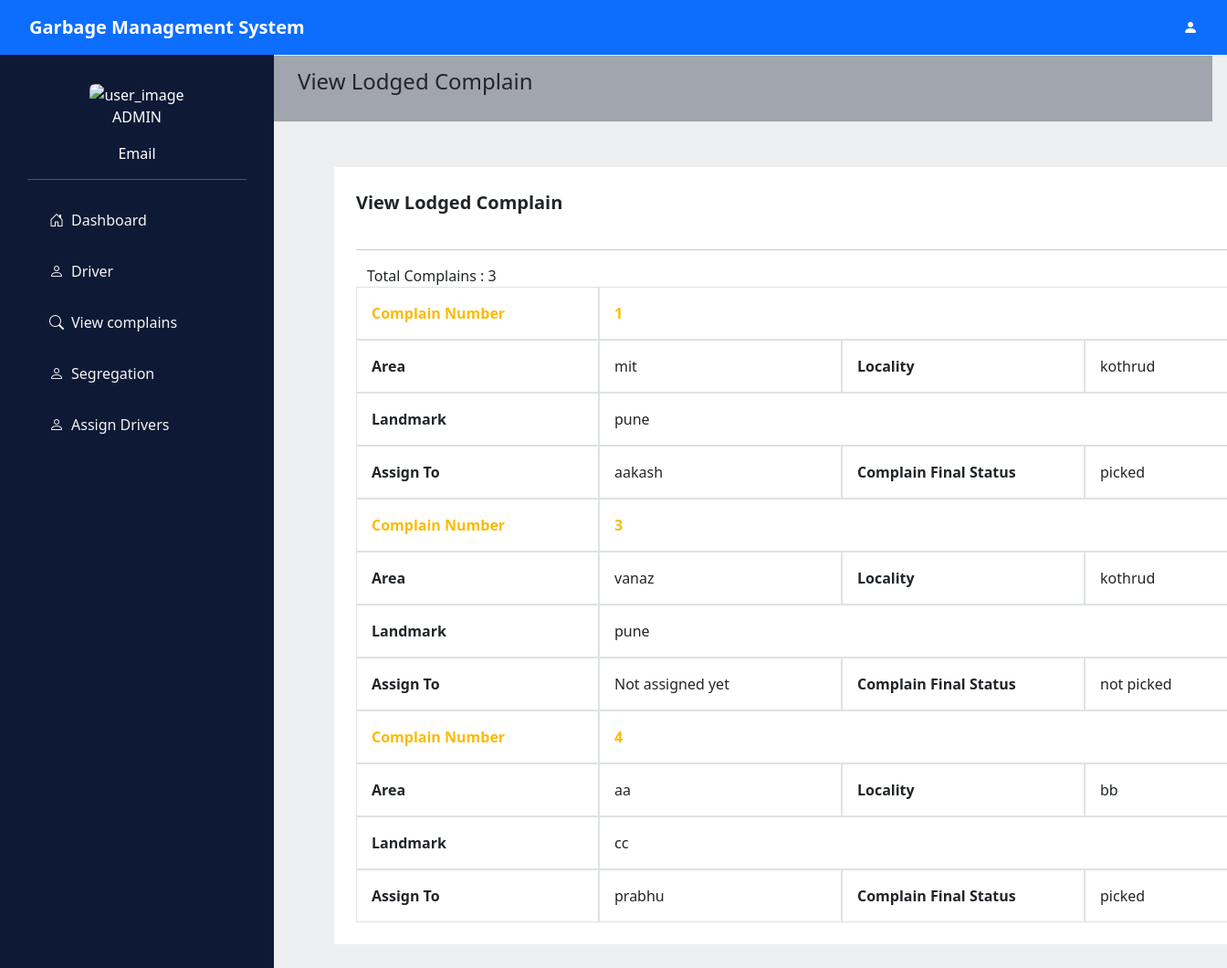
/viewcomplains.php, run on the app's committed database.
### tables this page shows
CREATE TABLE `source` (
  `SourceID` int(11) NOT NULL,
  `Area` varchar(45) DEFAULT NULL,
  `Locality` varchar(45) NOT NULL,
  `Landmark` varchar(30) NOT NULL,
  `DriverID` int(11) DEFAULT NULL,
  `comp_no` int(11) NOT NULL,
  `VehicleNo` int(11) DEFAULT NULL,
  `status` tinyint(1) NOT NULL DEFAULT 0
);

CREATE TABLE `complain` (
  `compID` int(11) NOT NULL,
  `userID` int(11) NOT NULL,
  `Area` varchar(30) DEFAULT NULL,
  `Locality` varchar(30) DEFAULT NULL,
  `Landmark` varchar(30) DEFAULT NULL
);

CREATE TABLE `driver` (
  `DriverID` int(11) NOT NULL,
  `DriverName` varchar(45) DEFAULT NULL,
  `DateOfJoining` date DEFAULT current_timestamp(),
  `Contact` int(11) DEFAULT NULL,
  `email` varchar(30) DEFAULT NULL,
  `password` varchar(30) NOT NULL DEFAULT 'password'
);

### viewcomplains.php (the view, shortened to what this page needs)
<!DOCTYPE html>
<html lang="en">
<head>
    <link href="https://cdn.jsdelivr.net/npm/bootstrap@5.2.2/dist/css/bootstrap.min.css" rel="stylesheet">
    <link rel="stylesheet" href="https://cdn.jsdelivr.net/npm/bootstrap-icons@1.9.1/font/bootstrap-icons.css">
  </head>
  <body>
    <nav class="navbar navbar-expand-lg bg-primary">
      <div class="container-fluid">
        <a class="navbar-brand fw-bold" style="color: white; padding-left: 20px;" href="#">Garbage Management System</a>
        <div class="collapse navbar-collapse" id="navbarSupportedContent">
          <a class="nav-link d-flex" style="color: white; padding-right: 20px;"><i class="bi bi-person-fill"></i></a>
        </div>
      </div>
    </nav>
    <div class="sidebar" style="background-color: #0e1a35; color: white;">
      <div style="text-align:center;">
        <img src="assests/download-removebg-preview.png" class="rounded" alt="user_image">
        <p class="text-uppercase">Admin</p>
        <p>Email</p>
      </div>
      <hr>
      <a href="index.php"><i class="bi bi-house-door mx-2"></i>Dashboard</a>
      <a href="driver.php"><i class="bi bi-person mx-2"></i>Driver</a>
      <a href="viewcomplains.php"><i class="bi bi-search mx-2"></i>View complains</a>
      <a href="segregation.php"><i class="bi bi-person mx-2"></i>Segregation</a>
      <a href="assign.php"><i class="bi bi-person mx-2"></i>Assign Drivers</a>
    </div>
    <div class="content" style="background-color: #edeff0;">
      <span class="d-block" style="background-color: #a1a5ad;margin-left: 80px; padding: 10px; padding-left: 30px;"><p class="fs-4">View Lodged Complain</p></span>
      <div class="container p-4" style="background-color: white; margin-left: 150px; margin-top: 50px;">
        <p class="fs-5" style="padding-bottom: 20px;"><b>View Lodged Complain</b></p>
        <hr>
        <div class="container text-start">
          <?php
        require_once "database.php";
         $query = "SELECT distinct * FROM complain,source where complain.compID=source.comp_no";
         $result = mysqli_query($conn,$query);
         $rowcount= mysqli_num_rows($result);
         echo "Total Complains : ".$rowcount;
         if($rowcount>0)
         {
         while ($row = $result->fetch_assoc() AND  $rowcount > 0) {
        $comno=$row["compID"];
        $Area = $row["Area"];
        $Locality = $row["Locality"];
        $Landmark = $row["Landmark"];
        $status=$row["status"];
        $driver=$row["DriverID"];
        if(is_null($driver))
        {
          $driver="Not assigned yet";
        }
        else{
          $qry = "SELECT DriverName FROM driver where driver.DriverID='$driver'";
         $rsult = mysqli_query($conn,$qry);
        $dr=mysqli_fetch_array($rsult,MYSQLI_ASSOC);
        $driver=$dr["DriverName"];
        }
        if(empty($status))
        {
            $sts="not picked";
        }
        else{
          $sts="picked";}
          echo '
          <div class="row fw-bolder" style="color: #fcba03;">
            <div class="col-3 border p-3">Complain Number</div>
            <div class="col-9 border p-3">'.$comno.'</div>
          </div>
          <div class="row row-cols-4">
            <div class="col border p-3 fw-semibold">Area</div>
            <div class="col border p-3">'.$Area.'</div>
            <div class="col border p-3 fw-semibold">Locality</div>
            <div class="col border p-3">'.$Locality.'</div>
          </div>
          <div class="row row-cols-4">
            <div class="col border p-3 fw-semibold">Landmark</div>
            <div class="col-9 border p-3">'.$Landmark.'</div>
          </div>
          <div class="row row-cols-4">
            <div class="col border p-3 fw-semibold">Assign To</div>
            <div class="col border p-3">'.$driver.'</div>
            <div class="col border p-3 fw-semibold">Complain Final Status</div>
            <div class="col border p-3">'.$sts.'</div>
            </div>
          ';
                $rowcount--;
      }
        }else{
          echo "<div class='alert alert-danger'>No complains lodged</div>";
        }
          ?>
        </div>
      </div>
    </div>
  </body>
</html>

### viewcomplains.php (style rules this page uses)
.sidebar { margin: 0; padding: 30px; width: 300px; background-color: #f1f1f1; position: fixed; height: 100%; overflow: auto; }
.sidebar a { display: block; color: whitesmoke; padding: 16px; text-decoration: none; }
div.content { margin-top: 60px; margin-left: 200px; padding: 1px 16px; height: 1000px; }
.navbar { overflow: hidden; position: fixed; top: 0; width: 100%; height: 60px; }

### data on the page
source: comp_no.compID "1", Area "mit", Locality "kothrud", Landmark "pune", DriverID.DriverName "aakash", sts "picked"
source: comp_no.compID "3", Area "vanaz", Locality "kothrud", Landmark "pune", driver "Not assigned yet", sts "not picked"
source: comp_no.compID "4", Area "aa", Locality "bb", Landmark "cc", DriverID.DriverName "prabhu", sts "picked"

### other printed values
$rowcount "3"
